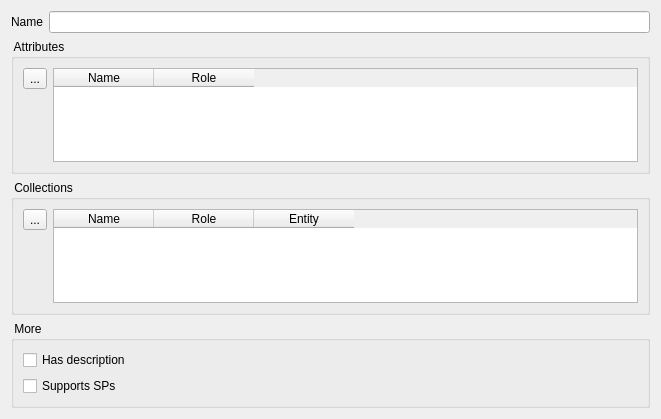
<?xml version="1.0" encoding="UTF-8"?>
<ui version="4.0">
 <class>repo_RepositoryElementForm</class>
 <widget class="QWidget" name="repo_RepositoryElementForm">
  <property name="geometry">
   <rect>
    <x>0</x>
    <y>0</y>
    <width>661</width>
    <height>419</height>
   </rect>
  </property>
  <property name="windowTitle">
   <string>Form</string>
  </property>
  <layout class="QVBoxLayout" name="verticalLayout">
   <item>
    <layout class="QHBoxLayout" name="horizontalLayout">
     <item>
      <widget class="QLabel" name="label">
       <property name="text">
        <string>Name</string>
       </property>
      </widget>
     </item>
     <item>
      <widget class="QLineEdit" name="txtEntityName"/>
     </item>
    </layout>
   </item>
   <item>
    <widget class="QGroupBox" name="groupBox">
     <property name="title">
      <string> Attributes </string>
     </property>
     <layout class="QHBoxLayout" name="horizontalLayout_2">
      <item>
       <widget class="QWidget" name="horizontalWidget" native="true">
        <layout class="QVBoxLayout" name="verticalLayout_2">
         <property name="spacing">
          <number>0</number>
         </property>
         <property name="margin">
          <number>0</number>
         </property>
         <item>
          <widget class="QToolButton" name="lblDeleteRole">
           <property name="text">
            <string>...</string>
           </property>
           <property name="icon">
            <iconset resource="../dbm.qrc">
             <normaloff>:/images/actions/images/small/remove.png</normaloff>:/images/actions/images/small/remove.png</iconset>
           </property>
          </widget>
         </item>
         <item>
          <spacer name="verticalSpacer">
           <property name="orientation">
            <enum>Qt::Vertical</enum>
           </property>
           <property name="sizeHint" stdset="0">
            <size>
             <width>20</width>
             <height>40</height>
            </size>
           </property>
          </spacer>
         </item>
        </layout>
       </widget>
      </item>
      <item>
       <widget class="QTableWidget" name="tblAttributes">
        <column>
         <property name="text">
          <string>Name</string>
         </property>
        </column>
        <column>
         <property name="text">
          <string>Role</string>
         </property>
         <property name="icon">
          <iconset resource="../dbm.qrc">
           <normaloff>:/images/actions/images/small/applications_engineering.png</normaloff>:/images/actions/images/small/applications_engineering.png</iconset>
         </property>
        </column>
       </widget>
      </item>
     </layout>
    </widget>
   </item>
   <item>
    <widget class="QGroupBox" name="groupBox_2">
     <property name="title">
      <string> Collections </string>
     </property>
     <layout class="QHBoxLayout" name="horizontalLayout_3">
      <item>
       <widget class="QWidget" name="horizontalWidget_2" native="true">
        <layout class="QVBoxLayout" name="verticalLayout_3">
         <property name="spacing">
          <number>0</number>
         </property>
         <property name="margin">
          <number>0</number>
         </property>
         <item>
          <widget class="QToolButton" name="lblDeleteRole_2">
           <property name="text">
            <string>...</string>
           </property>
           <property name="icon">
            <iconset resource="../dbm.qrc">
             <normaloff>:/images/actions/images/small/remove.png</normaloff>:/images/actions/images/small/remove.png</iconset>
           </property>
          </widget>
         </item>
         <item>
          <spacer name="verticalSpacer_2">
           <property name="orientation">
            <enum>Qt::Vertical</enum>
           </property>
           <property name="sizeHint" stdset="0">
            <size>
             <width>20</width>
             <height>40</height>
            </size>
           </property>
          </spacer>
         </item>
        </layout>
       </widget>
      </item>
      <item>
       <widget class="QTableWidget" name="tblCollections">
        <column>
         <property name="text">
          <string>Name</string>
         </property>
        </column>
        <column>
         <property name="text">
          <string>Role</string>
         </property>
         <property name="icon">
          <iconset resource="../dbm.qrc">
           <normaloff>:/images/actions/images/small/applications_engineering.png</normaloff>:/images/actions/images/small/applications_engineering.png</iconset>
         </property>
        </column>
        <column>
         <property name="text">
          <string>Entity</string>
         </property>
        </column>
       </widget>
      </item>
     </layout>
    </widget>
   </item>
   <item>
    <widget class="QGroupBox" name="groupBox_3">
     <property name="title">
      <string> More </string>
     </property>
     <layout class="QFormLayout" name="formLayout">
      <property name="fieldGrowthPolicy">
       <enum>QFormLayout::AllNonFixedFieldsGrow</enum>
      </property>
      <item row="0" column="0">
       <widget class="QCheckBox" name="checkBox">
        <property name="text">
         <string>Has description</string>
        </property>
       </widget>
      </item>
      <item row="1" column="0">
       <widget class="QCheckBox" name="checkBox_3">
        <property name="text">
         <string>Supports SPs</string>
        </property>
       </widget>
      </item>
     </layout>
    </widget>
   </item>
  </layout>
 </widget>
 <resources>
  <include location="../dbm.qrc"/>
 </resources>
 <connections/>
</ui>
